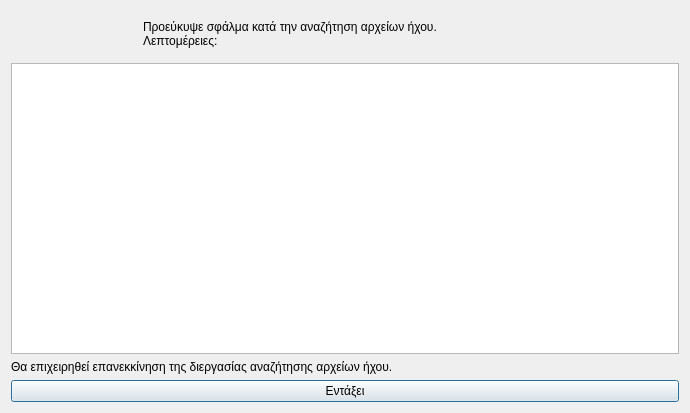
<?xml version="1.0" encoding="UTF-8"?>
<ui version="4.0">
 <class>Dialog</class>
 <widget class="QDialog" name="Dialog">
  <property name="geometry">
   <rect>
    <x>0</x>
    <y>0</y>
    <width>690</width>
    <height>413</height>
   </rect>
  </property>
  <property name="windowTitle">
   <string>Σφάλμα στην διεργασία αναζήτησης αρχείου ήχου</string>
  </property>
  <property name="windowIcon">
   <iconset resource="../../../icons.qrc">
    <normaloff>:/rest-windows/assets/images/rest-windows/information.png</normaloff>:/rest-windows/assets/images/rest-windows/information.png</iconset>
  </property>
  <layout class="QGridLayout" name="gridLayout">
   <item row="0" column="0">
    <widget class="QFrame" name="frame">
     <property name="styleSheet">
      <string notr="true">QFrame{border:0px;}</string>
     </property>
     <property name="frameShape">
      <enum>QFrame::StyledPanel</enum>
     </property>
     <property name="frameShadow">
      <enum>QFrame::Raised</enum>
     </property>
     <layout class="QHBoxLayout" name="horizontalLayout">
      <item>
       <widget class="QLabel" name="image_label">
        <property name="maximumSize">
         <size>
          <width>117</width>
          <height>117</height>
         </size>
        </property>
        <property name="text">
         <string/>
        </property>
        <property name="pixmap">
         <pixmap resource="../../../icons.qrc">:/rest-windows/assets/images/rest-windows/information.png</pixmap>
        </property>
        <property name="scaledContents">
         <bool>true</bool>
        </property>
       </widget>
      </item>
      <item>
       <widget class="QLabel" name="label">
        <property name="text">
         <string>Προεύκυψε σφάλμα κατά την αναζήτηση αρχείων ήχου.
Λεπτομέρειες:</string>
        </property>
        <property name="alignment">
         <set>Qt::AlignJustify|Qt::AlignVCenter</set>
        </property>
       </widget>
      </item>
     </layout>
    </widget>
   </item>
   <item row="3" column="0">
    <widget class="QPushButton" name="ok">
     <property name="text">
      <string>Εντάξει</string>
     </property>
     <property name="icon">
      <iconset resource="../../../icons.qrc">
       <normaloff>:/rest-windows/assets/images/rest-windows/ok.png</normaloff>:/rest-windows/assets/images/rest-windows/ok.png</iconset>
     </property>
    </widget>
   </item>
   <item row="1" column="0">
    <widget class="QPlainTextEdit" name="details"/>
   </item>
   <item row="2" column="0">
    <widget class="QLabel" name="label_2">
     <property name="text">
      <string>Θα επιχειρηθεί επανεκκίνηση της διεργασίας αναζήτησης αρχείων ήχου.</string>
     </property>
     <property name="alignment">
      <set>Qt::AlignJustify|Qt::AlignVCenter</set>
     </property>
    </widget>
   </item>
  </layout>
 </widget>
 <tabstops>
  <tabstop>details</tabstop>
  <tabstop>ok</tabstop>
 </tabstops>
 <resources>
  <include location="../../../icons.qrc"/>
  <include location="../../../icons.qrc"/>
  <include location="../../../icons.qrc"/>
  <include location="../../../icons.qrc"/>
 </resources>
 <connections/>
</ui>
